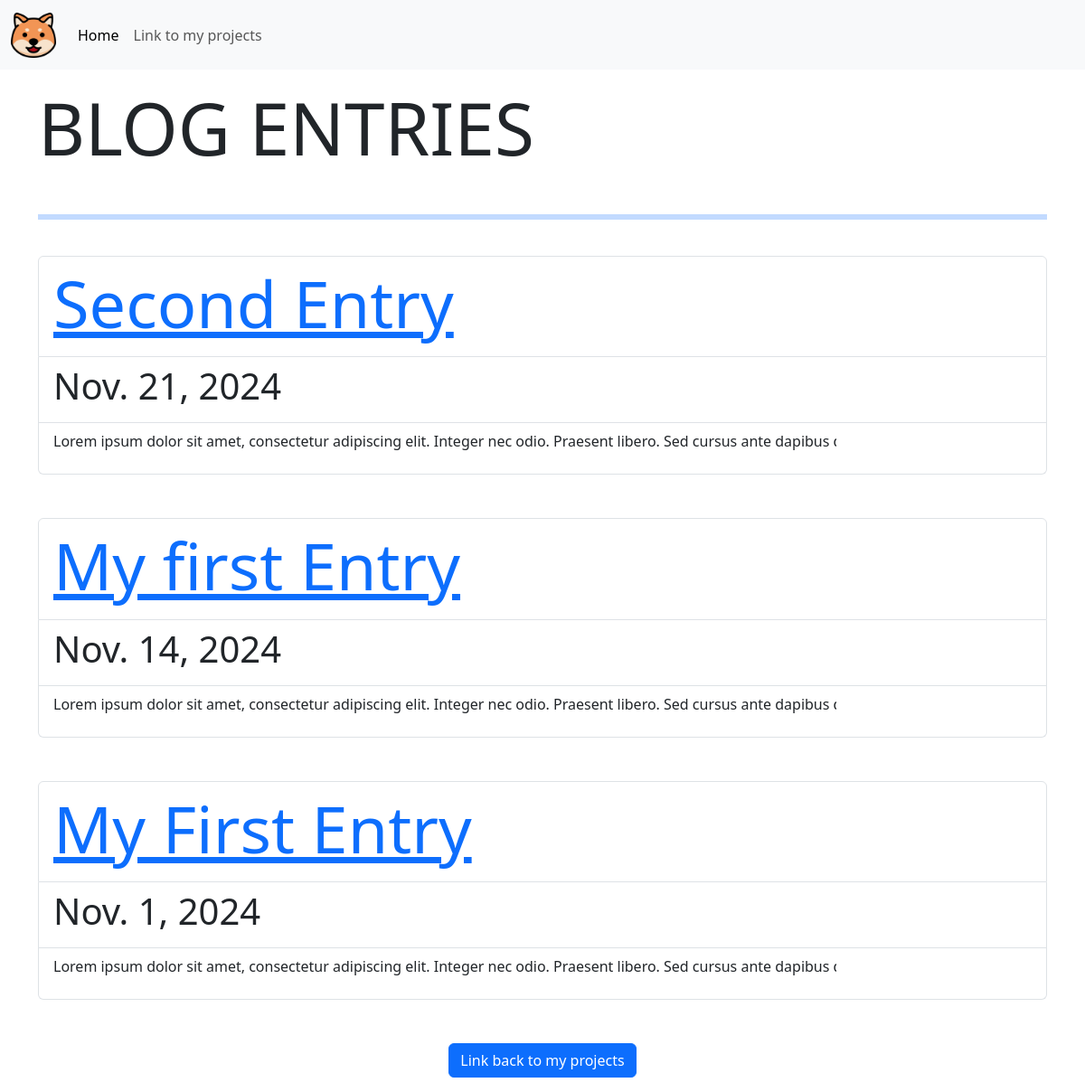
The page /blog/ on the database as committed earlier.
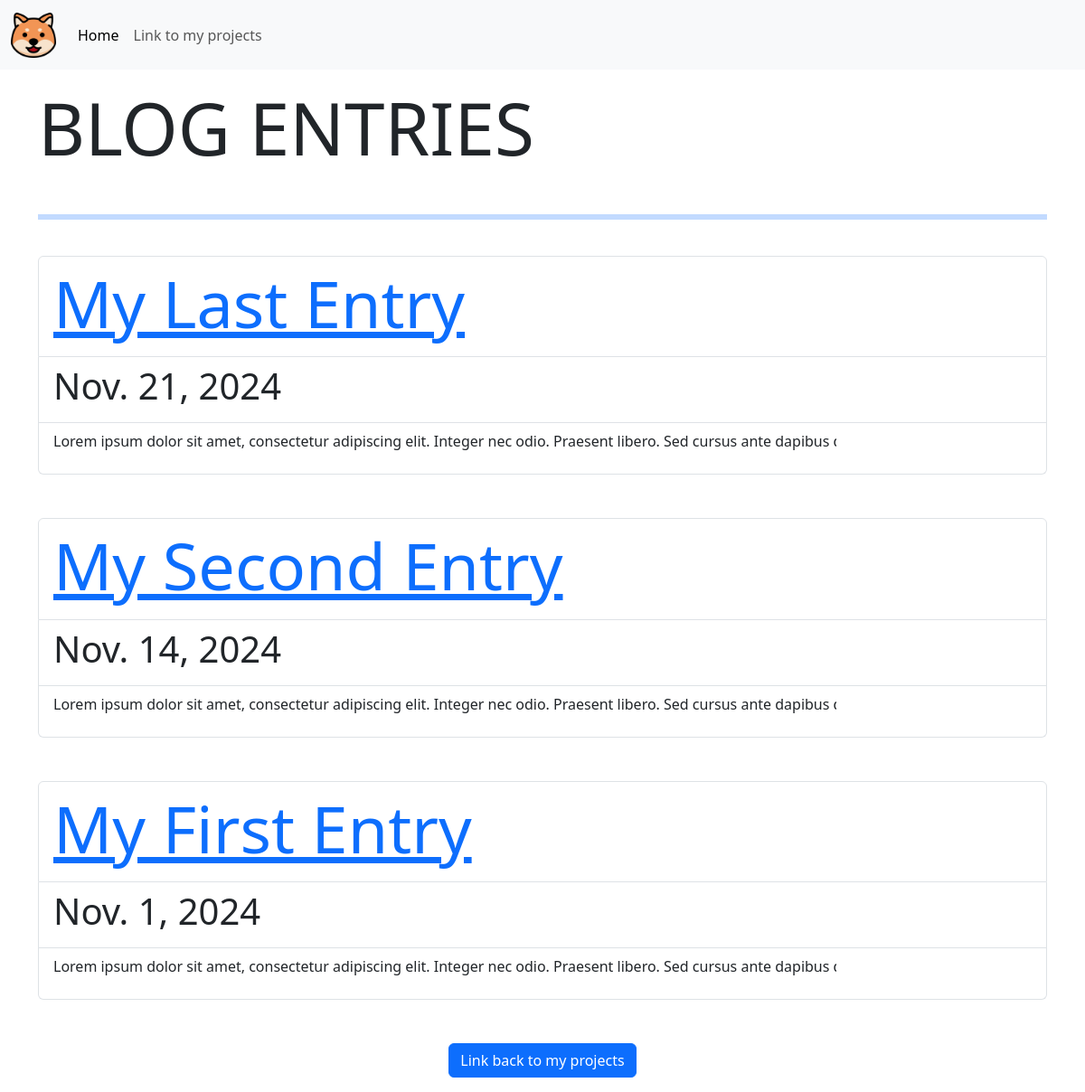
The same page on the database as committed later.
### blog/models.py (models this page shows)
class Blog(models.Model):
    title = models.CharField(max_length=200)
    data = models.DateField()
    description = models.TextField()

### blog/views.py (the view)
# urls.py: path('', views.all_blogs,name='all_blogs'),
def all_blogs(request):
    blogs = Blog.objects.order_by('-data')[:5]
    return render(request,'blog/all_blogs.html',{'blogs':blogs})

### blog/templates/blog/all_blogs.html
<!DOCTYPE html>
{%extends 'blog/base.html'%} {% block content %} {%load static%}
<div class="container mt-3">
	<h1 class="display-1">BLOG ENTRIES</h1>
	<br />
	<hr class="border border-primary border-3 opacity-35" />
	<br />
	{%for blog in blogs%}
	<ul class="list-group">
		<li class="list-group-item">
			<h2 class="display-2">
				<a href="{% url 'blog:detail' blog.id %}">{{blog.title}}</a>
			</h2>
		</li>
		<li class="list-group-item">
			<h6 class="display-6">{{blog.data}}</h6>
		</li>
		<li class="list-group-item">
			<span class="d-block text-truncate" style="max-width: 80%">
				<p>{{blog.description}}</p>
			</span>
		</li>
	</ul>
	<br /><br />
	{%endfor%}
</div>
<p class="text-center">
	<a href="/" class="btn btn-primary">Link back to my projects</a>
</p>
{%endblock%}

Rows that differ between the two databases and show on the page:
changed Blog: title "Second Entry" → "My Last Entry"
changed Blog: title "My first Entry" → "My Second Entry"
